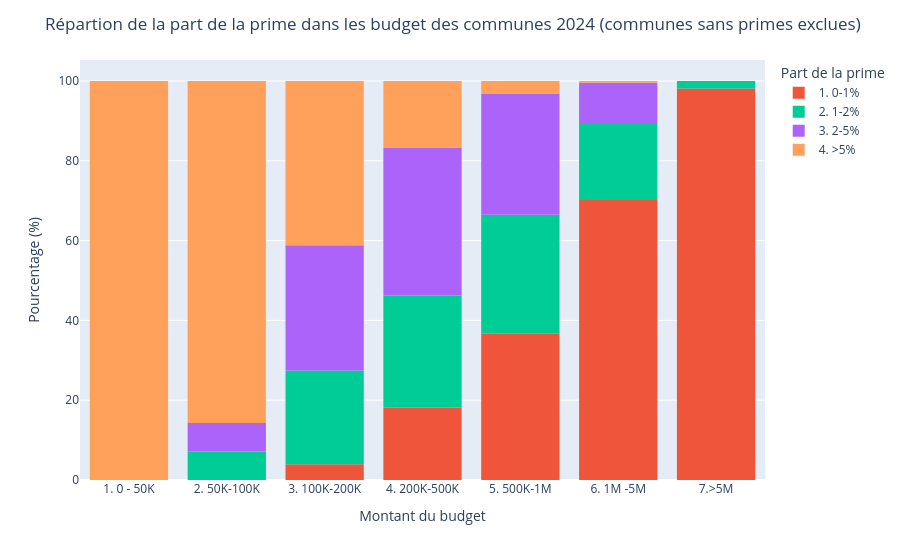

The cell this chart's notebook holds for it:
### Code cell
# Catégories par ordre alphabétique
sort2 = sorted(budget_prime["montant_cat"].unique())

# Histogramme excluant les communes sans prime d'assurance
fig_bar = px.histogram(
    budget_prime.loc[budget_prime["prime"] != 0],
    x="montant_cat",
    color="prime_cat",
    category_orders={"montant_cat": sort2, "prime_cat": sort},
    barnorm="percent",
)

fig_bar.update_layout(
    title="Répartion de la part de la prime dans les budget des communes 2024 (communes sans primes exclues)",
    yaxis_title="Pourcentage (%)",
    xaxis_title="Montant du budget",
    legend_title="Part de la prime",
)

fig_bar.show()

### Figure 1 — Plotly figure (JSON) as saved in the notebook; plotly's stock layout.template omitted (floating-point values rounded to 4 significant figures; data arrays with more than 128 entries replaced by an {"elided": "..."} marker saying what was removed)
{"data": [{"bingroup": "x", "hovertemplate": "prime_cat=1. 0-1%<br>montant_cat=%{x}<br>count (normalized as percent)=%{y}<extra></extra>", "legendgroup": "1. 0-1%", "marker": {"color": "#EF553B", "pattern": {"shape": ""}}, "name": "1. 0-1%", "orientation": "v", "showlegend": true, "type": "histogram", "x": {"elided": "290 str values"}, "xaxis": "x", "yaxis": "y"}, {"bingroup": "x", "hovertemplate": "prime_cat=2. 1-2%<br>montant_cat=%{x}<br>count (normalized as percent)=%{y}<extra></extra>", "legendgroup": "2. 1-2%", "marker": {"color": "#00cc96", "pattern": {"shape": ""}}, "name": "2. 1-2%", "orientation": "v", "showlegend": true, "type": "histogram", "x": {"elided": "141 str values"}, "xaxis": "x", "yaxis": "y"}, {"bingroup": "x", "hovertemplate": "prime_cat=3. 2-5%<br>montant_cat=%{x}<br>count (normalized as percent)=%{y}<extra></extra>", "legendgroup": "3. 2-5%", "marker": {"color": "#ab63fa", "pattern": {"shape": ""}}, "name": "3. 2-5%", "orientation": "v", "showlegend": true, "type": "histogram", "x": {"elided": "137 str values"}, "xaxis": "x", "yaxis": "y"}, {"bingroup": "x", "hovertemplate": "prime_cat=4. >5%<br>montant_cat=%{x}<br>count (normalized as percent)=%{y}<extra></extra>", "legendgroup": "4. >5%", "marker": {"color": "#FFA15A", "pattern": {"shape": ""}}, "name": "4. >5%", "orientation": "v", "showlegend": true, "type": "histogram", "x": ["5. 500K-1M", "3. 100K-200K", "3. 100K-200K", "3. 100K-200K", "4. 200K-500K", "4. 200K-500K", "4. 200K-500K", "2. 50K-100K", "2. 50K-100K", "2. 50K-100K", "3. 100K-200K", "3. 100K-200K", "3. 100K-200K", "1. 0 - 50K", "1. 0 - 50K", "4. 200K-500K", "4. 200K-500K", "2. 50K-100K", "3. 100K-200K", "3. 100K-200K", "4. 200K-500K", "3. 100K-200K", "3. 100K-200K", "3. 100K-200K", "2. 50K-100K", "4. 200K-500K", "3. 100K-200K", "3. 100K-200K", "4. 200K-500K", "3. 100K-200K", "3. 100K-200K", "4. 200K-500K", "3. 100K-200K", "4. 200K-500K", "5. 500K-1M", "4. 200K-500K", "6. 1M -5M", "4. 200K-500K", "2. 50K-100K", "3. 100K-200K", "4. 200K-500K", "4. 200K-500K", "3. 100K-200K", "2. 50K-100K", "3. 100K-200K", "4. 200K-500K", "5. 500K-1M", "4. 200K-500K", "3. 100K-200K", "5. 500K-1M", "2. 50K-100K", "2. 50K-100K", "4. 200K-500K", "4. 200K-500K", "5. 500K-1M", "4. 200K-500K", "4. 200K-500K", "2. 50K-100K", "4. 200K-500K", "2. 50K-100K", "2. 50K-100K", "4. 200K-500K", "3. 100K-200K"], "xaxis": "x", "yaxis": "y"}], "layout": {"barmode": "relative", "barnorm": "percent", "legend": {"title": {"text": "Part de la prime"}, "tracegroupgap": 0}, "margin": {"t": 60}, "title": {"text": "Répartion de la part de la prime dans les budget des communes 2024 (communes sans primes exclues)"}, "xaxis": {"anchor": "y", "categoryarray": ["1. 0 - 50K", "2. 50K-100K", "3. 100K-200K", "4. 200K-500K", "5. 500K-1M", "6. 1M -5M", "7.>5M"], "categoryorder": "array", "domain": [0, 1], "title": {"text": "Montant du budget"}}, "yaxis": {"anchor": "x", "domain": [0, 1], "title": {"text": "Pourcentage (%)"}}}}
